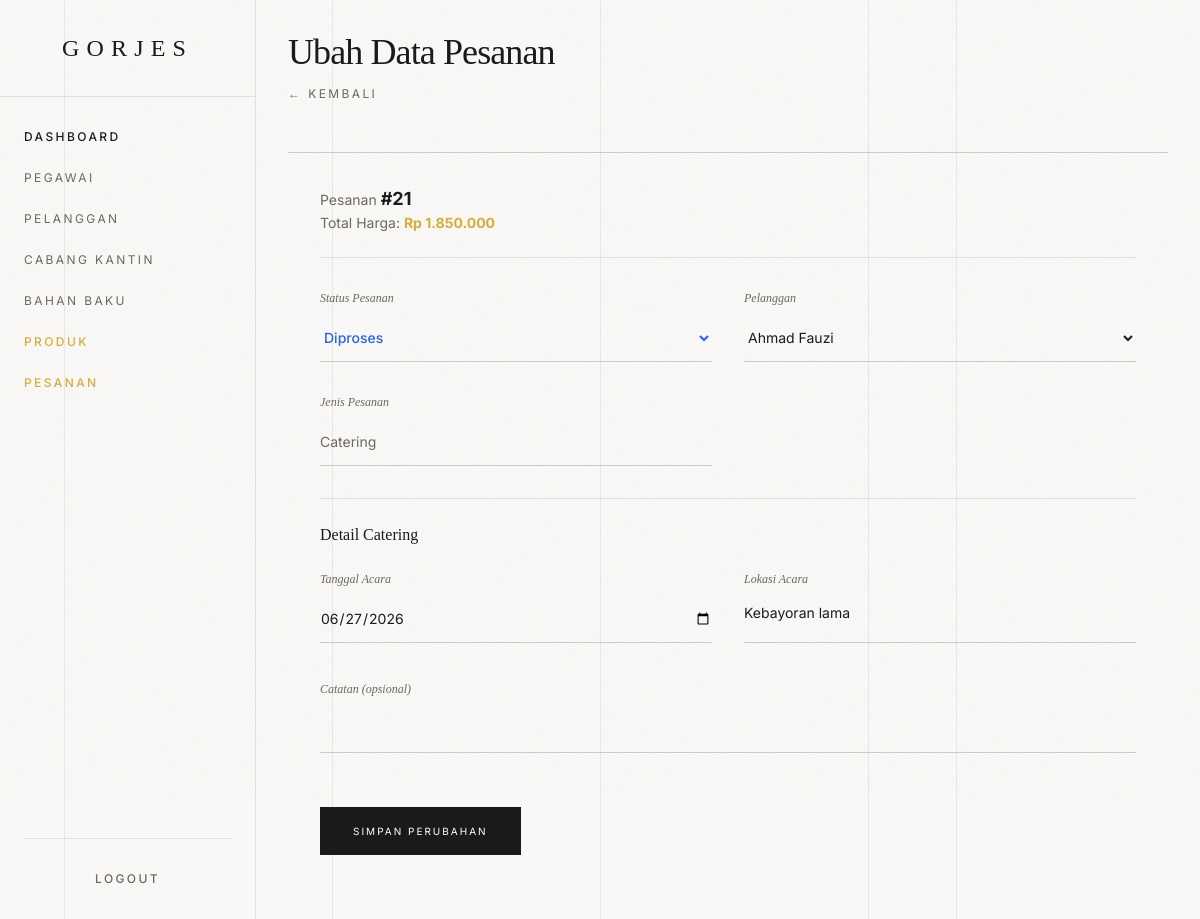
Page /dashboard/pesanan/pesananubah.php?id=21 (signed in) on the committed database.
### tables this page shows
CREATE TABLE `pesanan` (
  `id_pesanan` int(11) NOT NULL,
  `tanggal_pesanan` datetime NOT NULL,
  `status_pesanan` varchar(50) NOT NULL,
  `total_harga` decimal(12,2) DEFAULT 0.00,
  `jenis_pesanan` enum('Kantin','Catering') NOT NULL,
  `id_pelanggan` int(11) NOT NULL,
  `id_pegawai` int(11) NOT NULL,
  `id_cabang_kantin` int(11) DEFAULT NULL,
  `id_catering` int(11) DEFAULT NULL,
  `catatan` text DEFAULT NULL
);

CREATE TABLE `catering` (
  `id_catering` int(11) NOT NULL,
  `tanggal_acara` date NOT NULL,
  `lokasi_acara` text NOT NULL
);

### dashboard/pesanan/pesananubah.php (the view, shortened to what this page needs)
<?php
include '../../layouts/config.php';
$id = intval($_GET['id'] ?? 0);
$sql = "SELECT p.*, cat.tanggal_acara, cat.lokasi_acara
        FROM pesanan p
        LEFT JOIN catering cat ON p.id_catering = cat.id_catering
        WHERE p.id_pesanan = ?";
$stmt = mysqli_prepare($conn, $sql);
mysqli_stmt_bind_param($stmt, 'i', $id);
mysqli_stmt_execute($stmt);
$result = mysqli_stmt_get_result($stmt);
$data = mysqli_fetch_assoc($result);
$pelanggan_result = mysqli_query($conn, "SELECT * FROM pelanggan ORDER BY nama_pelanggan ASC");
include '../../layouts/head.php';
include '../../layouts/menu.php';
?>
<div class="mb-12 relative z-10">
    <h2 class="font-serif text-4xl tracking-tight mb-2">Ubah Data Pesanan</h2>
    <a href="pesananlihat.php" class="text-xs tracking-[0.2em] uppercase text-luxury-mutedFg hover:text-luxury-accent transition-colors">← Kembali</a>
</div>
<div class="relative z-10 glass-panel p-8 max-w-4xl">
    <div class="mb-8 pb-6 border-b border-luxury-fg/10 text-sm">
        <p class="text-luxury-mutedFg">Pesanan <strong class="text-luxury-fg text-lg">#<?= htmlspecialchars($data['id_pesanan']) ?></strong></p>
        <p class="text-luxury-mutedFg">Total Harga: <strong class="text-luxury-accent">Rp <?= number_format($data['total_harga'], 0, ',', '.') ?></strong></p>
    </div>
    <form action="controllers/update.php" method="POST" class="space-y-8">
        <div class="grid grid-cols-1 md:grid-cols-2 gap-8">
            <div>
                <label for="status_pesanan" class="block text-xs text-luxury-mutedFg font-serif italic mb-2">Status Pesanan</label>
                <select name="status_pesanan" id="status_pesanan" required class="w-full glass-input text-sm cursor-pointer font-medium
                    <?php if($data['status_pesanan'] === 'Diproses') echo 'text-blue-600'; elseif($data['status_pesanan'] === 'Selesai') echo 'text-green-600'; else echo 'text-red-600'; ?>">
                    <option value="Diproses" <?= $data['status_pesanan'] === 'Diproses' ? 'selected' : '' ?>>Diproses</option>
                </select>
            </div>
            <div>
                <label for="id_pelanggan" class="block text-xs text-luxury-mutedFg font-serif italic mb-2">Pelanggan</label>
                <select name="id_pelanggan" id="id_pelanggan" required class="w-full glass-input text-sm cursor-pointer">
                    <?php while ($pel = mysqli_fetch_assoc($pelanggan_result)): ?>
                        <option value="<?= $pel['id_pelanggan'] ?>" <?= $data['id_pelanggan'] == $pel['id_pelanggan'] ? 'selected' : '' ?>>
                            <?= htmlspecialchars($pel['nama_pelanggan']) ?>
                        </option>
                    <?php endwhile; ?>
                </select>
            </div>
            <div>
                <label class="block text-xs text-luxury-mutedFg font-serif italic mb-2">Jenis Pesanan</label>
                <input type="text" value="<?= htmlspecialchars($data['jenis_pesanan']) ?>" readonly class="w-full glass-input text-sm bg-black/5 text-luxury-mutedFg cursor-not-allowed">
            </div>
        </div>
        <?php if ($data['jenis_pesanan'] === 'Catering'): ?>
        <div class="space-y-6 pt-6 border-t border-luxury-fg/10">
            <h4 class="font-serif text-base text-luxury-fg mb-2">Detail Catering</h4>
            <div class="grid grid-cols-1 md:grid-cols-2 gap-8">
                <div>
                    <label for="tanggal_acara" class="block text-xs text-luxury-mutedFg font-serif italic mb-2">Tanggal Acara</label>
                    <input type="date" name="tanggal_acara" id="tanggal_acara" value="<?= htmlspecialchars($data['tanggal_acara'] ?? '') ?>" required class="w-full glass-input text-sm">
                </div>
                <div>
                    <label for="lokasi_acara" class="block text-xs text-luxury-mutedFg font-serif italic mb-2">Lokasi Acara</label>
                    <textarea name="lokasi_acara" id="lokasi_acara" rows="2" required class="w-full glass-input text-sm resize-none"><?= htmlspecialchars($data['lokasi_acara'] ?? '') ?></textarea>
                </div>
            </div>
        </div>
        <?php endif; ?>
        <div>
            <label for="catatan" class="block text-xs text-luxury-mutedFg font-serif italic mb-2">Catatan (opsional)</label>
            <textarea name="catatan" id="catatan" rows="3" class="w-full glass-input text-sm resize-none"><?= htmlspecialchars($data['catatan'] ?? '') ?></textarea>
        </div>
        <div class="pt-4">
            <button type="submit" class="h-12 px-8 border border-[#1A1A1A] bg-[#1A1A1A] text-white text-[10px] tracking-[0.2em] uppercase relative overflow-hidden group hover:bg-transparent hover:text-[#1A1A1A] transition-all duration-500">
                <span class="relative z-10 transition-colors duration-500">Simpan Perubahan</span>
            </button>
        </div>
    </form>
</div>
<?php
include '../../layouts/footer.php';
include '../../layouts/vendor-scripts.php';
?>

### layouts/head.php (style rules this page uses)
body { background-color: #F9F8F6; color: #1A1A1A; border-radius: 0px !important; }
* { border-radius: 0px !important; }
.glass-input { background: transparent !important; border: none !important; border-bottom: 1px solid rgba(26, 26, 26, 0.2) !important; border-radius: 0 !important; padding: 0.5rem 0 !important; height: 3rem !important; transition: all 0.3s ease; }
.glass-panel { background: transparent; border: none; border-top: 1px solid rgba(26, 26, 26, 0.2); box-shadow: none; transition: background-color 0.5s ease; }

### rows in the picture
pesanan: id_pesanan "21", total_harga "1.850.000", status_pesanan "Diproses", jenis_pesanan "Catering", tanggal_acara "06/27/2026", lokasi_acara "Kebayoran lama"

### other values in the picture
form field id_pelanggan "Ahmad Fauzi"
